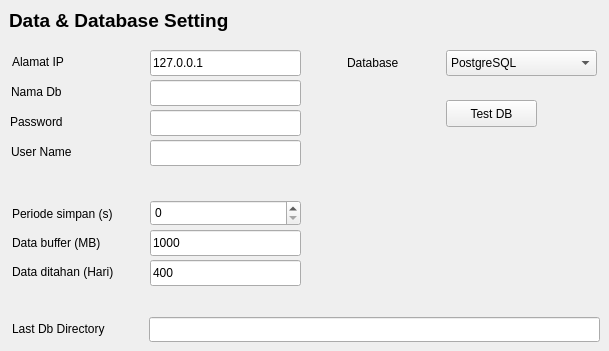
     <widget class="QWidget" name="tab_2">
      <attribute name="icon">
       <iconset resource="../icon.qrc">
        <normaloff>:/icon/icon_database.png</normaloff>:/icon/icon_database.png</iconset>
      </attribute>
      <attribute name="title">
       <string>Database</string>
      </attribute>
      <widget class="QLabel" name="label_5">
       <property name="geometry">
        <rect>
         <x>9</x>
         <y>10</y>
         <width>221</width>
         <height>21</height>
        </rect>
       </property>
       <property name="font">
        <font>
         <pointsize>14</pointsize>
         <weight>75</weight>
         <bold>true</bold>
        </font>
       </property>
       <property name="text">
        <string>Data &amp; Database Setting</string>
       </property>
      </widget>
      <widget class="QLabel" name="label_7">
       <property name="geometry">
        <rect>
         <x>12</x>
         <y>264</y>
         <width>131</width>
         <height>16</height>
        </rect>
       </property>
       <property name="text">
        <string>Data ditahan (Hari)</string>
       </property>
      </widget>
      <widget class="QLabel" name="label_4">
       <property name="geometry">
        <rect>
         <x>12</x>
         <y>235</y>
         <width>131</width>
         <height>16</height>
        </rect>
       </property>
       <property name="text">
        <string>Data buffer (MB)</string>
       </property>
      </widget>
      <widget class="QLabel" name="label_3">
       <property name="geometry">
        <rect>
         <x>12</x>
         <y>206</y>
         <width>131</width>
         <height>16</height>
        </rect>
       </property>
       <property name="text">
        <string>Periode simpan (s)</string>
       </property>
      </widget>
      <widget class="QLineEdit" name="line_data_ditahan">
       <property name="geometry">
        <rect>
         <x>150</x>
         <y>260</y>
         <width>151</width>
         <height>26</height>
        </rect>
       </property>
       <property name="text">
        <string>400</string>
       </property>
      </widget>
      <widget class="QLineEdit" name="line_len_buf">
       <property name="geometry">
        <rect>
         <x>150</x>
         <y>230</y>
         <width>151</width>
         <height>26</height>
        </rect>
       </property>
       <property name="text">
        <string>1000</string>
       </property>
      </widget>
      <widget class="QLabel" name="label_19">
       <property name="geometry">
        <rect>
         <x>12</x>
         <y>54</y>
         <width>131</width>
         <height>16</height>
        </rect>
       </property>
       <property name="text">
        <string>Alamat IP</string>
       </property>
      </widget>
      <widget class="QLineEdit" name="line_database_ip">
       <property name="geometry">
        <rect>
         <x>150</x>
         <y>50</y>
         <width>151</width>
         <height>26</height>
        </rect>
       </property>
       <property name="text">
        <string>127.0.0.1</string>
       </property>
      </widget>
      <widget class="QLabel" name="label_21">
       <property name="geometry">
        <rect>
         <x>11</x>
         <y>84</y>
         <width>131</width>
         <height>16</height>
        </rect>
       </property>
       <property name="text">
        <string>Nama Db</string>
       </property>
      </widget>
      <widget class="QLineEdit" name="line_database_nama">
       <property name="geometry">
        <rect>
         <x>150</x>
         <y>80</y>
         <width>151</width>
         <height>26</height>
        </rect>
       </property>
       <property name="text">
        <string/>
       </property>
      </widget>
      <widget class="QLineEdit" name="line_database_pass">
       <property name="geometry">
        <rect>
         <x>150</x>
         <y>110</y>
         <width>151</width>
         <height>26</height>
        </rect>
       </property>
       <property name="text">
        <string/>
       </property>
      </widget>
      <widget class="QLabel" name="label_22">
       <property name="geometry">
        <rect>
         <x>10</x>
         <y>114</y>
         <width>131</width>
         <height>16</height>
        </rect>
       </property>
       <property name="text">
        <string>Password</string>
       </property>
      </widget>
      <widget class="QPushButton" name="pushButton">
       <property name="geometry">
        <rect>
         <x>446</x>
         <y>100</y>
         <width>91</width>
         <height>27</height>
        </rect>
       </property>
       <property name="text">
        <string>Test DB</string>
       </property>
      </widget>
      <widget class="QComboBox" name="combo_db_driver">
       <property name="enabled">
        <bool>true</bool>
       </property>
       <property name="geometry">
        <rect>
         <x>446</x>
         <y>50</y>
         <width>151</width>
         <height>26</height>
        </rect>
       </property>
       <item>
        <property name="text">
         <string>PostgreSQL</string>
        </property>
       </item>
       <item>
        <property name="text">
         <string>MySQL</string>
        </property>
       </item>
       <item>
        <property name="text">
         <string>SQlite</string>
        </property>
       </item>
      </widget>
      <widget class="QLabel" name="label_23">
       <property name="geometry">
        <rect>
         <x>347</x>
         <y>55</y>
         <width>91</width>
         <height>16</height>
        </rect>
       </property>
       <property name="text">
        <string>Database</string>
       </property>
      </widget>
      <widget class="QLabel" name="label_24">
       <property name="geometry">
        <rect>
         <x>11</x>
         <y>144</y>
         <width>131</width>
         <height>16</height>
        </rect>
       </property>
       <property name="text">
        <string>User Name</string>
       </property>
      </widget>
      <widget class="QLineEdit" name="line_database_user">
       <property name="geometry">
        <rect>
         <x>150</x>
         <y>140</y>
         <width>151</width>
         <height>26</height>
        </rect>
       </property>
       <property name="text">
        <string/>
       </property>
      </widget>
      <widget class="QLabel" name="label_27">
       <property name="geometry">
        <rect>
         <x>12</x>
         <y>321</y>
         <width>131</width>
         <height>16</height>
        </rect>
       </property>
       <property name="text">
        <string>Last Db Directory</string>
       </property>
      </widget>
      <widget class="QLineEdit" name="line_database_lastdir">
       <property name="geometry">
        <rect>
         <x>149</x>
         <y>317</y>
         <width>451</width>
         <height>25</height>
        </rect>
       </property>
      </widget>
      <widget class="QSpinBox" name="line_period_simpan">
       <property name="geometry">
        <rect>
         <x>150</x>
         <y>200</y>
         <width>151</width>
         <height>26</height>
        </rect>
       </property>
      </widget>
     </widget>
